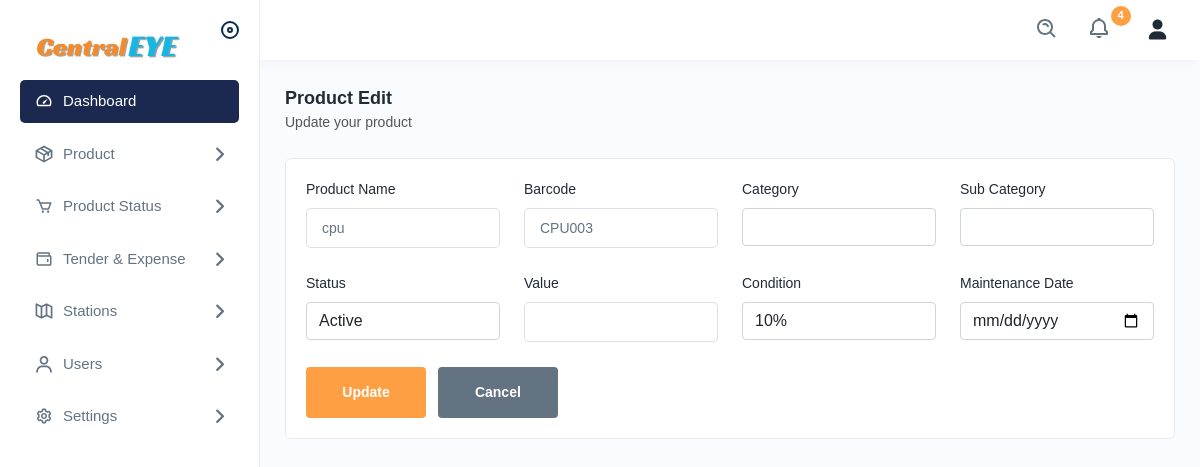
Before: /editproduct/1 with the older database file.
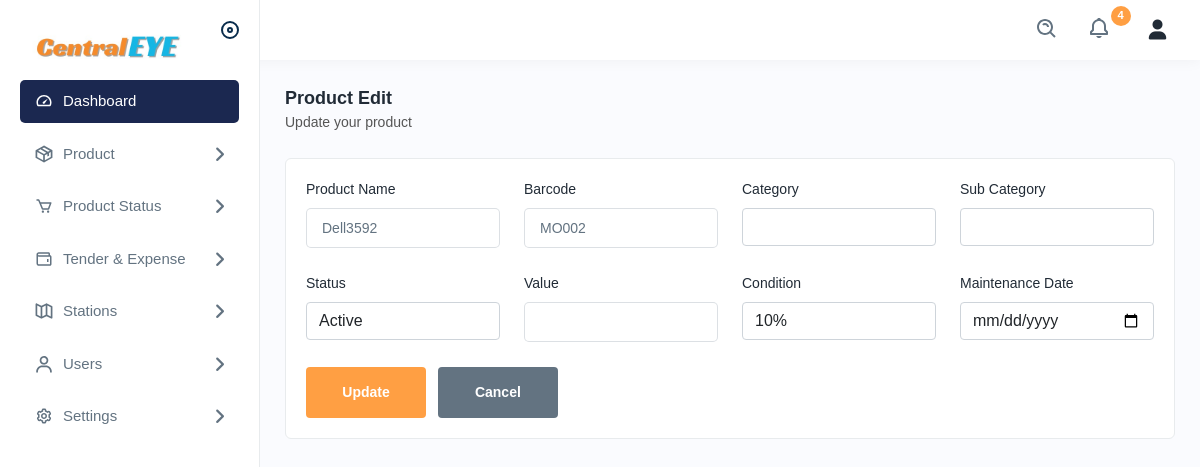
After: the same page with the newer database file.
### app/models.py (models this page shows, shortened)
class Asset(models.Model):
    asset_id = models.IntegerField(primary_key=True, unique=True)
    asset_name = models.CharField(max_length=255)
    asset_category = models.ForeignKey(AssetSubCategory, null=True, blank=True, on_delete=models.SET_NULL)
    barcode = models.CharField(max_length=255, unique=True, null=True, blank=True)
    purchase_date = models.DateField()
    asset_value = models.CharField(max_length=255)
    condition = models.CharField(max_length=20, choices=CONDITION_CHOICES, default='good')
    location = models.CharField(max_length=255)
    assign_to = models.ForeignKey(UserDetails, null=True, blank=True, on_delete=models.SET_NULL)
    asset_status = models.CharField(max_length=20, choices=ASSET_STATUS_CHOICES, default='available')
    asset_maintenance_date = models.DateField(null=True, blank=True)
    asset_add_date = models.DateField(auto_now=True, null=True, blank=True)

### app/views.py (the view, shortened to what this page needs)
# urls.py: path('editproduct/<int:id>', views.editproduct, name='editproduct'),
def editproduct(request,id):
    assets = Asset.objects.get(asset_id=id)
    categories = AssetCategory.objects.all()
    return render(request, 'editproduct.html', {'asset': assets, 'categories': categories})

### templates/editproduct.html (shortened to what this page needs)
{% extends 'navbar.html' %}
{% load static %}
{% block body %}
<div class="main-wrapper">
<div class="page-wrapper">
<div class="content">
<div class="page-header">
<div class="page-title">
<h4>Product Edit</h4>
<h6>Update your product</h6>
</div>
</div>
<form action="{% url 'editproduct' asset.asset_id %}" method="post">
<div class="card">
<div class="card-body">
<div class="row">
<div class="col-lg-3 col-sm-6 col-12">
<div class="form-group">
<label>Product Name</label>
<input type="text" name="asset_name" value="{{asset.asset_name}}">
</div>
</div>
<div class="col-lg-3 col-sm-6 col-12">
    <div class="form-group">
    <label>Barcode</label>
    <input type="text" name="barcode" value="{{asset.barcode}}">
    </div>
    </div>
    <div class="col-lg-3 col-sm-6 col-12">
        <div class="form-group">
            <label>Category</label>
            <select name="category_name" class="form-control">
                {% for category in categories %}
                <option value="{{ category.id }}" {% if category.id == asset.asset_category_id %}selected{% endif %}>{{ category.name }}</option>
                {% endfor %}
            </select>
        </div>
    </div>
    <div class="col-lg-3 col-sm-6 col-12">
        <div class="form-group">
            <label>Sub Category</label>
            <select name="subcategory_name" class="form-control">
            </select>
        </div>
    </div>
    <div class="col-lg-3 col-sm-6 col-12">
        <div class="form-group">
            <label>Status</label>
            <select name="status" class="form-control">
                <option value="Active" {% if asset.status == "Active" %}selected{% endif %}>Active</option>
            </select>
        </div>
    </div>
<div class="col-lg-3 col-sm-6 col-12">
<div class="form-group">
<label>Value</label>
<input type="text" name="asset_value" value="{{assets.asset_value}}">
</div>
</div>
<div class="col-lg-3 col-sm-6 col-12">
    <div class="form-group">
        <label>Condition</label>
        <select name="condition" class="form-control">
            <option value="10%" {% if asset.condition == "10%" %}selected{% endif %}>10%</option>
        </select>
    </div>
</div>
<div class="col-lg-3 col-sm-6 col-12">
    <div class="form-group">
        <label>Maintenance Date</label>
        <input type="date" name="asset_maintenance_date" value="{{ asset.asset_maintenance_date }}" class="form-control">
    </div>
</div>
<div class="col-lg-12">
<button type="submit" href="{% url 'editproduct' asset.asset_id %}" class="btn btn-submit me-2">Update</button>
<a href="{% url 'productlist' %}" class="btn btn-cancel">Cancel</a>
</div>
</div>
</div>
</div>
</form>
</div>
</div>
</div>
{% endblock %}

Changed rows visible on the page:
changed Asset: asset_name "cpu" → "Dell3592"; barcode "CPU003" → "MO002"
